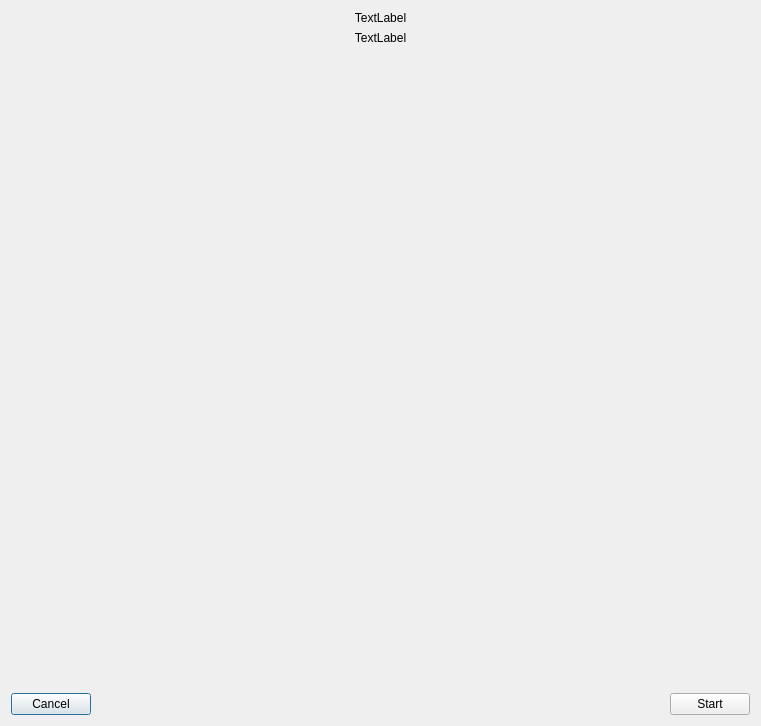
<?xml version="1.0" encoding="UTF-8"?>
<ui version="4.0">
 <class>bm::gui::CampaignGameDialog</class>
 <widget class="QDialog" name="bm::gui::CampaignGameDialog">
  <property name="geometry">
   <rect>
    <x>0</x>
    <y>0</y>
    <width>761</width>
    <height>726</height>
   </rect>
  </property>
  <property name="windowTitle">
   <string>Dialog</string>
  </property>
  <layout class="QVBoxLayout" name="verticalLayout_3">
   <item>
    <layout class="QVBoxLayout" name="verticalLayout_2">
     <item>
      <layout class="QVBoxLayout" name="verticalLayout">
       <item>
        <widget class="QLabel" name="greetingsLabel">
         <property name="text">
          <string>TextLabel</string>
         </property>
         <property name="alignment">
          <set>Qt::AlignCenter</set>
         </property>
        </widget>
       </item>
       <item>
        <widget class="QLabel" name="currentLevelLabel">
         <property name="text">
          <string>TextLabel</string>
         </property>
         <property name="alignment">
          <set>Qt::AlignCenter</set>
         </property>
        </widget>
       </item>
      </layout>
     </item>
     <item>
      <spacer name="verticalSpacer">
       <property name="orientation">
        <enum>Qt::Vertical</enum>
       </property>
       <property name="sizeHint" stdset="0">
        <size>
         <width>20</width>
         <height>40</height>
        </size>
       </property>
      </spacer>
     </item>
     <item>
      <layout class="QHBoxLayout" name="horizontalLayout">
       <item>
        <widget class="QPushButton" name="cancelButton">
         <property name="text">
          <string>Cancel</string>
         </property>
        </widget>
       </item>
       <item>
        <spacer name="horizontalSpacer">
         <property name="orientation">
          <enum>Qt::Horizontal</enum>
         </property>
         <property name="sizeHint" stdset="0">
          <size>
           <width>40</width>
           <height>20</height>
          </size>
         </property>
        </spacer>
       </item>
       <item>
        <widget class="QPushButton" name="startButton">
         <property name="text">
          <string>Start</string>
         </property>
        </widget>
       </item>
      </layout>
     </item>
    </layout>
   </item>
  </layout>
 </widget>
 <resources/>
 <connections/>
</ui>
